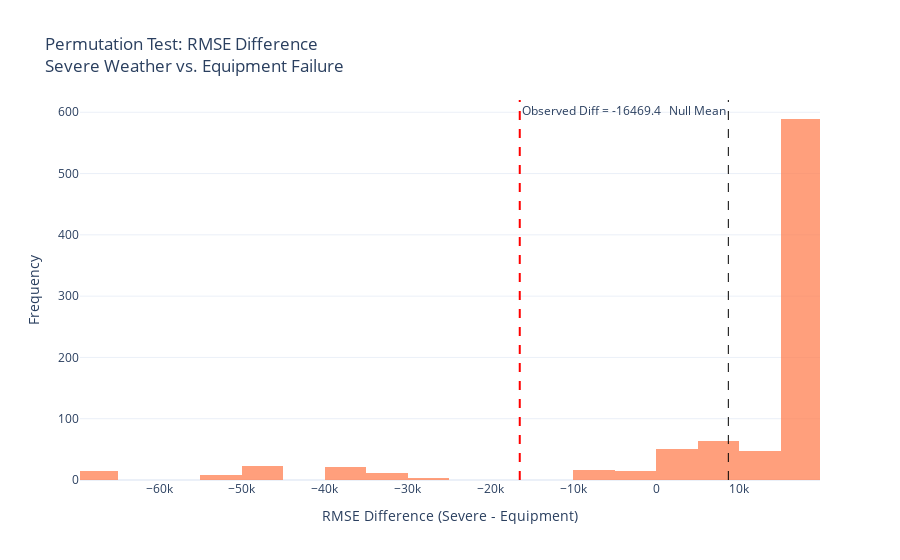

The notebook cell saved with this chart:
### Code cell
diffs_df = pd.DataFrame({'Diffs': diffs})
observed = observed_diff
null_mean = np.mean(diffs)

fig = px.histogram(diffs_df, x = 'Diffs', nbins = 30, opacity = 0.75, color_discrete_sequence = ['coral'],
    title = "Permutation Test: RMSE Difference<br>Severe Weather vs. Equipment Failure",
    labels = {'Diffs': "RMSE Difference (Severe - Equipment)"}
)

fig.add_vline(x = observed, line_width = 2, line_dash = 'dash', line_color = 'red',
              annotation_text=f'Observed Diff = {observed:.1f}', annotation_position = 'top right')
fig.add_vline(x = null_mean, line_width = 1, line_dash = 'dash', line_color = 'black',
              annotation_text = 'Null Mean', annotation_position = 'top left')


fig.update_layout(
    xaxis = dict(range = [min(-10000, diffs.min()), max(4000, diffs.max())]),
    yaxis_title = 'Frequency',
    legend = dict(title = None),
    font = dict(size = 12),
    template = 'plotly_white'
)

fig.show()

### Figure 1 — Plotly figure (JSON) as saved in the notebook; plotly's stock layout.template omitted (floating-point values rounded to 4 significant figures; data arrays with more than 128 entries replaced by an {"elided": "..."} marker saying what was removed)
{"data": [{"alignmentgroup": "True", "bingroup": "x", "hovertemplate": "RMSE Difference (Severe - Equipment)=%{x}<br>count=%{y}<extra></extra>", "legendgroup": "", "marker": {"color": "coral", "opacity": 0.75, "pattern": {"shape": ""}}, "name": "", "nbinsx": 30, "offsetgroup": "", "orientation": "v", "showlegend": false, "type": "histogram", "x": {"elided": "863 float values"}, "xaxis": "x", "yaxis": "y"}], "layout": {"annotations": [{"showarrow": false, "text": "Observed Diff = -16469.4", "x": -16470.0, "xanchor": "left", "xref": "x", "y": 1, "yanchor": "top", "yref": "y domain"}, {"showarrow": false, "text": "Null Mean", "x": 8704.0, "xanchor": "right", "xref": "x", "y": 1, "yanchor": "top", "yref": "y domain"}], "barmode": "relative", "font": {"size": 12}, "legend": {"title": {}, "tracegroupgap": 0}, "shapes": [{"line": {"color": "red", "dash": "dash", "width": 2}, "type": "line", "x0": -16470.0, "x1": -16470.0, "xref": "x", "y0": 0, "y1": 1, "yref": "y domain"}, {"line": {"color": "black", "dash": "dash", "width": 1}, "type": "line", "x0": 8704.0, "x1": 8704.0, "xref": "x", "y0": 0, "y1": 1, "yref": "y domain"}], "title": {"text": "Permutation Test: RMSE Difference<br>Severe Weather vs. Equipment Failure"}, "xaxis": {"anchor": "y", "domain": [0, 1], "range": [-69540.0, 19770.0], "title": {"text": "RMSE Difference (Severe - Equipment)"}}, "yaxis": {"anchor": "x", "domain": [0, 1], "title": {"text": "Frequency"}}}}
